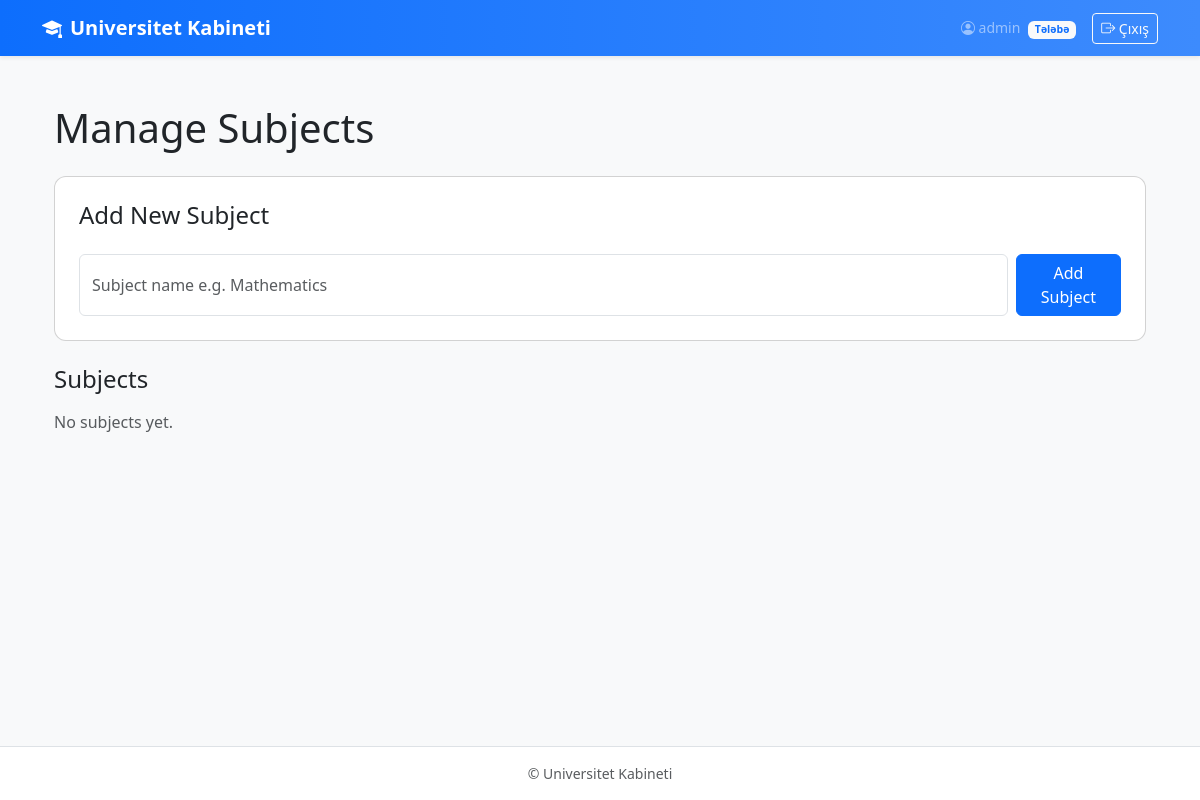
The page /admin/subjects (signed in) on the database as committed earlier.
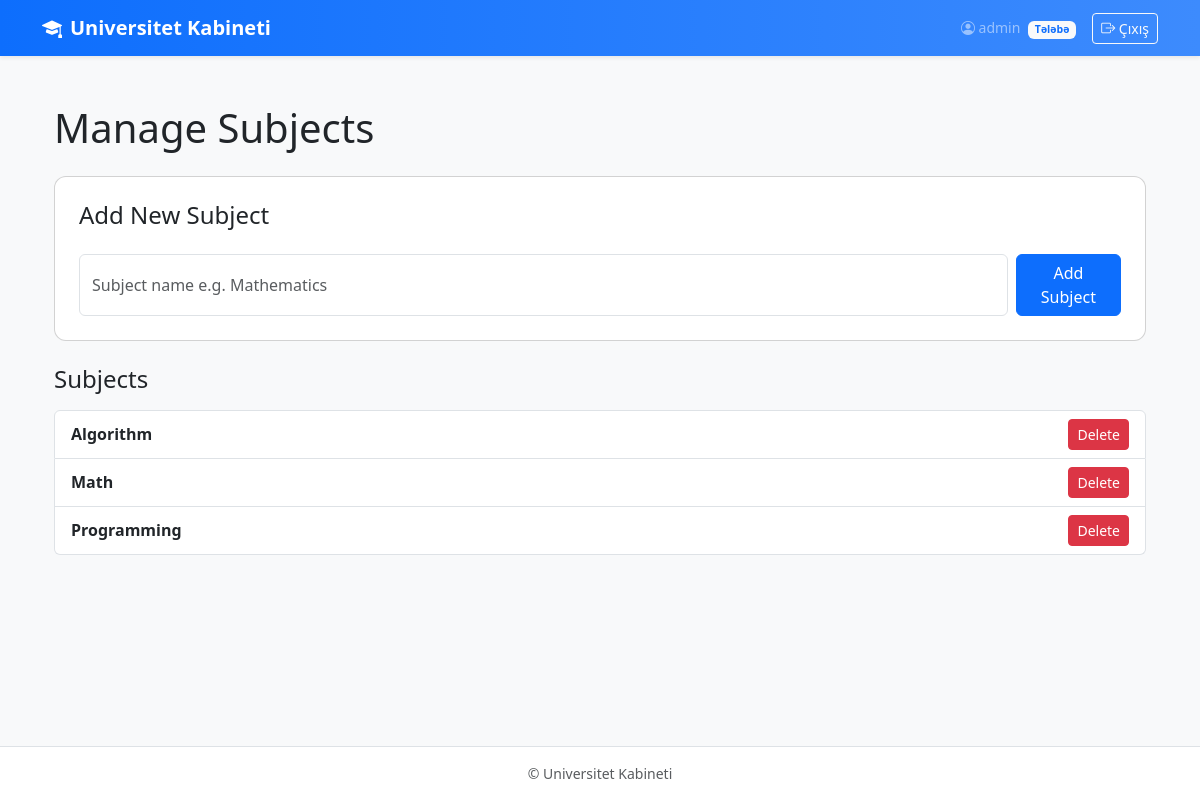
The same page on the database as committed later.
### app.py (models this page shows)
class Subject(db.Model):
    id = db.Column(
        db.Integer,
        primary_key=True
    )
    name = db.Column(
        db.String(100),
        unique=True,
        nullable=False
    )
    teacher_assignments = db.relationship(
        "TeacherAssignment",
        back_populates="subject",
        cascade="all, delete-orphan"
    )
    grades = db.relationship(
        "Grade",
        back_populates="subject",
        cascade="all, delete-orphan"
    )

### app.py (the view, shortened to what this page needs)
@app.route("/admin/subjects", methods=["GET", "POST"])
@login_required
def manage_subjects():
    if current_user.role != "admin":
        abort(403)
    subjects = Subject.query.order_by(Subject.name).all()
    return render_template(
        "manage_subjects.html",
        subjects=subjects
    )

### app.py (called while the page is built)
@login_manager.user_loader
def load_user(user_id):
    return db.session.get(
        User,
        int(user_id)
    )

### templates/manage_subjects.html (shortened to what this page needs)
{% extends "base.html" %}
{% block content %}
<div class="container py-4">
    <h1 class="mb-4">Manage Subjects</h1>
    <div class="card p-4 mb-4">
        <h4>Add New Subject</h4>
        <form method="POST" class="d-flex gap-2 mt-3">
            <input
                type="text"
                name="name"
                class="form-control"
                placeholder="Subject name e.g. Mathematics"
                required
            >
            <button type="submit" class="btn btn-primary">
                Add Subject
            </button>
        </form>
    </div>
    <h4>Subjects</h4>
    {% if subjects %}
        <div class="list-group mt-3">
            {% for subject in subjects %}
            <div class="list-group-item d-flex justify-content-between align-items-center">
                <strong>{{ subject.name }}</strong>
                <form
                    method="POST"
                    action="{{ url_for('delete_subject', subject_id=subject.id) }}"
                >
                    <button
                        type="submit"
                        class="btn btn-danger btn-sm"
                        onclick="return confirm('Delete this subject?')"
                    >
                        Delete
                    </button>
                </form>
            </div>
            {% endfor %}
        </div>
    {% else %}
        <p class="text-muted mt-3">
            No subjects yet.
        </p>
    {% endif %}
</div>
{% endblock %}

Rows that differ between the two databases and show on the page:
added Subject: name "Algorithm"
added Subject: name "Math"
added Subject: name "Programming"
Other text that changed with them:
text no longer shown: "No subjects yet."
